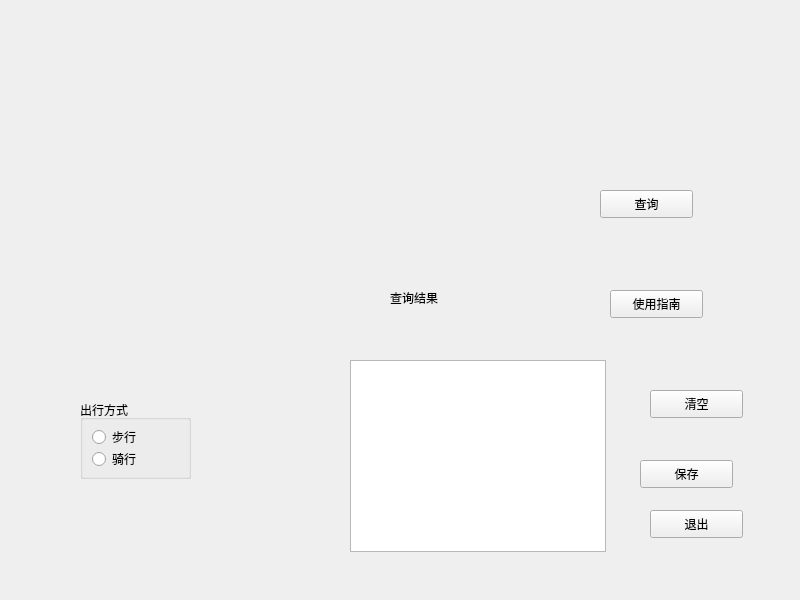
<?xml version="1.0" encoding="UTF-8"?>
<ui version="4.0">
 <class>navigation</class>
 <widget class="QMainWindow" name="navigation">
  <property name="geometry">
   <rect>
    <x>0</x>
    <y>0</y>
    <width>800</width>
    <height>600</height>
   </rect>
  </property>
  <property name="windowTitle">
   <string>MainWindow</string>
  </property>
  <widget class="QWidget" name="centralwidget">
   <widget class="QLabel" name="label">
    <property name="geometry">
     <rect>
      <x>390</x>
      <y>290</y>
      <width>72</width>
      <height>15</height>
     </rect>
    </property>
    <property name="text">
     <string>查询结果</string>
    </property>
   </widget>
   <widget class="QTextBrowser" name="textBrowser">
    <property name="geometry">
     <rect>
      <x>350</x>
      <y>360</y>
      <width>256</width>
      <height>192</height>
     </rect>
    </property>
   </widget>
   <widget class="QPushButton" name="use_help">
    <property name="geometry">
     <rect>
      <x>610</x>
      <y>290</y>
      <width>93</width>
      <height>28</height>
     </rect>
    </property>
    <property name="text">
     <string>使用指南</string>
    </property>
   </widget>
   <widget class="QPushButton" name="clear_search">
    <property name="geometry">
     <rect>
      <x>650</x>
      <y>390</y>
      <width>93</width>
      <height>28</height>
     </rect>
    </property>
    <property name="text">
     <string>清空</string>
    </property>
   </widget>
   <widget class="QPushButton" name="search_button">
    <property name="geometry">
     <rect>
      <x>600</x>
      <y>190</y>
      <width>93</width>
      <height>28</height>
     </rect>
    </property>
    <property name="text">
     <string>查询</string>
    </property>
   </widget>
   <widget class="QPushButton" name="save_button">
    <property name="geometry">
     <rect>
      <x>640</x>
      <y>460</y>
      <width>93</width>
      <height>28</height>
     </rect>
    </property>
    <property name="text">
     <string>保存</string>
    </property>
   </widget>
   <widget class="QPushButton" name="quit_button">
    <property name="geometry">
     <rect>
      <x>650</x>
      <y>510</y>
      <width>93</width>
      <height>28</height>
     </rect>
    </property>
    <property name="text">
     <string>退出</string>
    </property>
   </widget>
   <widget class="QGroupBox" name="groupBox">
    <property name="geometry">
     <rect>
      <x>80</x>
      <y>400</y>
      <width>111</width>
      <height>79</height>
     </rect>
    </property>
    <property name="title">
     <string>出行方式</string>
    </property>
    <layout class="QVBoxLayout" name="verticalLayout">
     <item>
      <widget class="QRadioButton" name="radioButton_walk">
       <property name="text">
        <string>步行</string>
       </property>
      </widget>
     </item>
     <item>
      <widget class="QRadioButton" name="radioButton_bike">
       <property name="text">
        <string>骑行</string>
       </property>
      </widget>
     </item>
    </layout>
   </widget>
  </widget>
  <action name="save_action">
   <property name="text">
    <string>保存</string>
   </property>
  </action>
  <action name="quit_action">
   <property name="text">
    <string>退出</string>
   </property>
  </action>
 </widget>
 <resources/>
 <connections/>
</ui>
